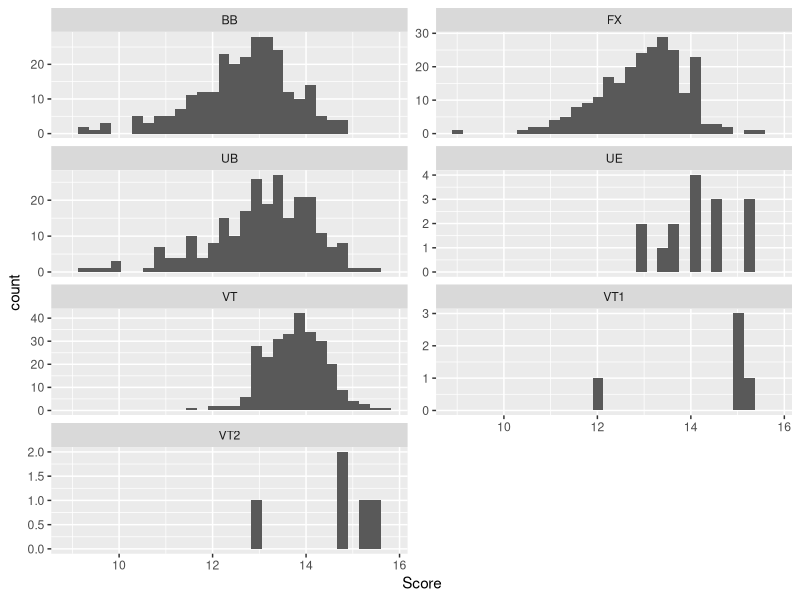
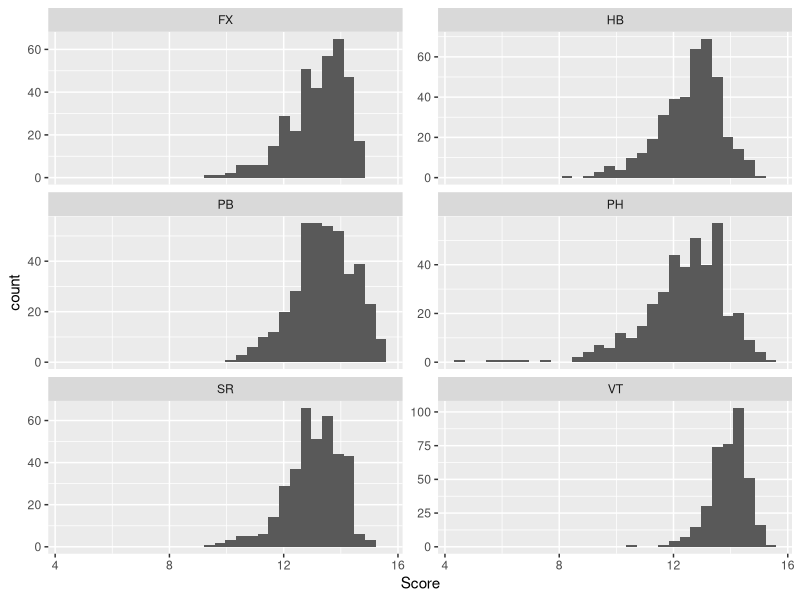
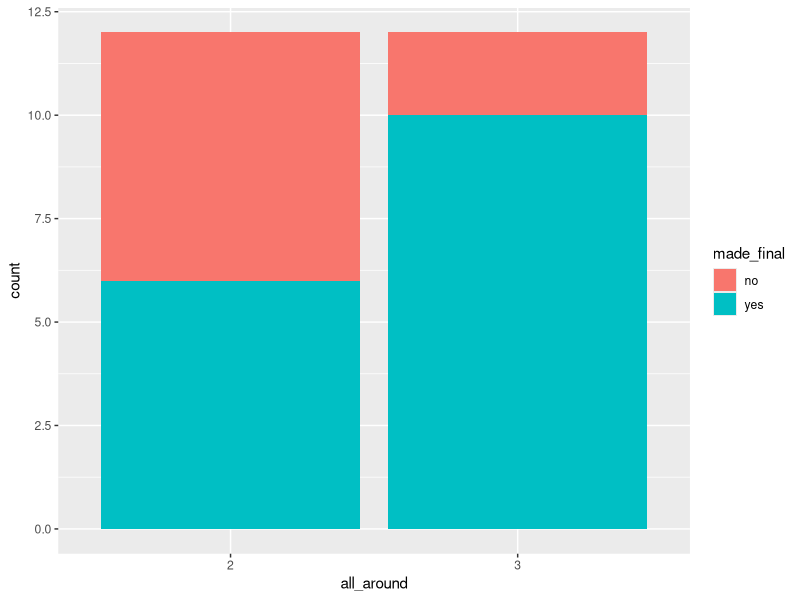
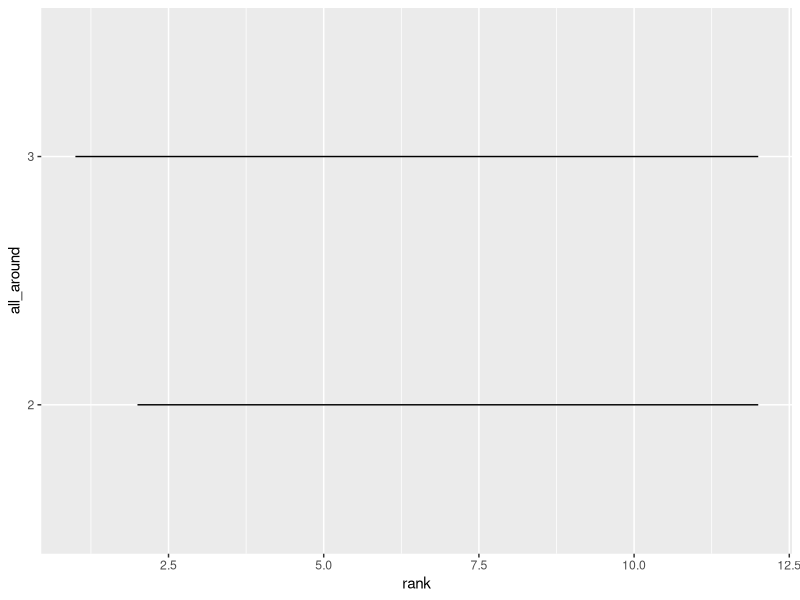
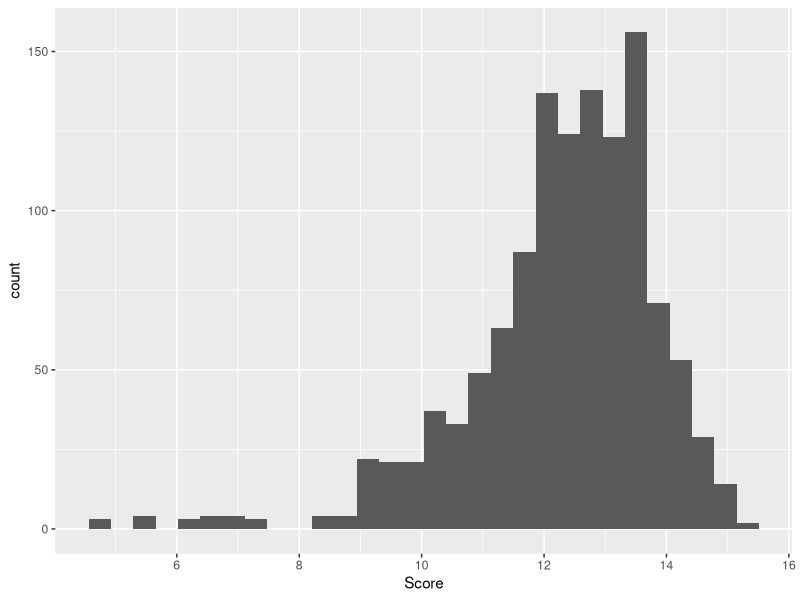

Write the R code that produced these figures, in order.
## ---- chunk 1
#| label: load-libraries

library(readr)
library(tidyverse)
library(dplyr)
library(stringr)
library(lubridate)
## ---- chunk 2
#| label: load-data
data_2022_2023 <- read_csv("Data/data_2022_2023.csv")
data_2017_2021 <- read_csv("Data/data_2017_2021.csv")

#DO NOT CHANGE ORDER

data_2022_2023$Apparatus[data_2022_2023$Apparatus == "VT2"] <- "VT"
data_2022_2023$Apparatus[data_2022_2023$Apparatus == "VT1"] <- "VT"
data_2022_2023$Apparatus[data_2022_2023$Apparatus == "UE"] <- "UB"

data_2022_2023$Penalty[is.na(data_2022_2023$Penalty)] <- 0

#Girls filtering for middle name
data_2022_2023$FirstName[data_2022_2023$FirstName == "Joscelyn Michelle"] <- "Joscelyn"
data_2022_2023$FirstName[data_2022_2023$FirstName == "Nola Rhianne"] <- "Nola"

#Guys filtering for middle name
data_2022_2023$FirstName[data_2022_2023$FirstName == "Taylor Troy"] <- "Taylor"
data_2022_2023$FirstName[data_2022_2023$FirstName == "Joshua Andrew"] <- "Joshua"
data_2022_2023$FirstName[data_2022_2023$FirstName == "Yul Kyung Tae"] <- "Yul"
data_2022_2023$FirstName[data_2022_2023$FirstName == "Curran Michael"] <- "Curran"
data_2022_2023$FirstName[data_2022_2023$FirstName == "Frederick Nathaniel"] <- "Frederick"
data_2022_2023$FirstName[data_2022_2023$FirstName == "Ian Hunter"] <- "Ian"
data_2022_2023$FirstName[data_2022_2023$FirstName == "Shane Michael"] <- "Shane"
data_2022_2023$FirstName[data_2022_2023$FirstName == "Khoi Alexander"] <- "Khoi"

data_2022_2023$FirstName[data_2022_2023$FirstName == "Yunus Emre"] <- "Yunus"

data_2022_2023$FirstName[data_2022_2023$FirstName == "Yuan-Hsi"] <- "Yuan Hsi"

data_2022_2023$FirstName[data_2022_2023$FirstName == "Yu-Jan"] <- "Yu Jan"

data_2022_2023$LastName[data_2022_2023$LastName == "VILLAVERDE MEDEROS"] <- "VILLAVERDE"

data_2022_2023$LastName[data_2022_2023$LastName == "VALENZUELA ASTUDILLO"] <- "VALENZUELA"

data_2022_2023$FirstName[data_2022_2023$FirstName == "Yiseth Eliana"] <- "Yiseth"
data_2022_2023$FirstName[data_2022_2023$FirstName == "Yi-Chen"] <- "Yi Chen"
data_2022_2023$FirstName[data_2022_2023$FirstName == "Yi-Chun"] <- "Yi Chun"

data_2022_2023$FirstName[data_2022_2023$FirstName == "Yefferson Gregorio"] <- "Yefferson"
data_2022_2023$LastName[data_2022_2023$LastName == "ANTON YEGUEZ"] <- "ANTON"

data_2022_2023$LastName[data_2022_2023$LastName == "ANTON YEGUEZ"] <- "ANTON"

data_2022_2023$FirstName[data_2022_2023$FirstName == "Wout Johan Alexander"] <- "Wout"

data_2022_2023$FirstName[data_2022_2023$FirstName == "Wilfry Manuel"] <- "Wilfry"

data_2022_2023$FirstName[data_2022_2023$FirstName == "Wei-Sheng"] <- "Wei Sheng"

data_2022_2023$FirstName[(data_2022_2023$Competition == "BIRMINGHAM 2022 Commonwealth Games") & (is.na(data_2022_2023$LastName))] <- "Kate"

data_2022_2023$LastName[(data_2022_2023$Competition == "BIRMINGHAM 2022 Commonwealth Games") & (is.na(data_2022_2023$LastName))] <- "MCDONALD"

data_2022_2023$FirstName[data_2022_2023$LastName == "SOUZA BITENCOU"] <- "Lucas"
data_2022_2023$LastName[data_2022_2023$LastName == "SOUZA BITENCOU"] <- "BITENCOURT"

data_2022_2023$LastName[data_2022_2023$LastName == "DE JESUS DOS SANTOS"] <- "JESUS SANTOS"

data_2022_2023$FirstName[data_2022_2023$LastName == "JESUS SANT"] <- "Melanie"
data_2022_2023$LastName[data_2022_2023$LastName == "JESUS SANT"] <- "JESUS SANTOS"

data_2022_2023$LastName[data_2022_2023$LastName == "ELPITIYA BADALGE DONA"] <- "GEHANI"
data_2022_2023$FirstName[data_2022_2023$FirstName == "Milka Gehani"] <- "Milka"

data_2022_2023$FirstName[data_2022_2023$LastName == "ELPITIYA BADALG D"] <- "Milka"

data_2022_2023$LastName[data_2022_2023$LastName == "ELPITIYA BADALG D"] <- "GEHANI"

data_2022_2023$FirstName[(data_2022_2023$Competition == "2022 51st FIG Artistic Gymnastics World Championship") & (is.na(data_2022_2023$LastName))] <- "Kate"

data_2022_2023$LastName[(data_2022_2023$Competition == "2022 51st FIG Artistic Gymnastics World Championship") & (is.na(data_2022_2023$LastName))] <- "MCDONALD"

data_2022_2023$FirstName[(data_2022_2023$Competition == "2023 Varna World Challenge Cup") & (is.na(data_2022_2023$LastName))] <- "Daria"

data_2022_2023$LastName[(data_2022_2023$Competition == "2023 Varna World Challenge Cup") & (is.na(data_2022_2023$LastName))] <- "HARTMANN"

data_2022_2023$FirstName[data_2022_2023$LastName == "ABIYURAFI"] <- "Abiyu"
data_2022_2023$LastName[data_2022_2023$LastName == "ABIYURAFI"] <- "Rafi"


#Konnor McClain should not be considered, she has hand surgery

## ---- chunk 3
#| label: usa-filter-data

usa_data_2022_2023 <- data_2022_2023 |>
  filter(`Country` == "USA")

usa_data_2017_2021 <- data_2017_2021 |>
  filter(`Country` == "USA")

data_2022_2023 <- rbind(data_2022_2023, data_2017_2021)

data_2022_2023$Apparatus[data_2022_2023$Apparatus == "VT2"] <- "VT"
data_2022_2023$Apparatus[data_2022_2023$Apparatus == "VT1"] <- "VT"

## ---- chunk 4

# Assuming your dataframe is called data_2022_2023 and the column with dates is "Date"

# Step 1: Create a function to extract the second date from each string
extract_second_date <- function(date_string) {
  parts <- str_extract_all(date_string, "\\d{1,2}\\s[A-Za-z]+\\s\\d{4}")[[1]]
  if (length(parts) == 2) {
    # If there are two dates, return the second one
    return(parts[2])
  } else if (length(parts) == 1) {
    # If there is only one date, return it
    return(parts[1])
  } else {
    return(NA)
  }
}

# Step 2: Apply the function to the Date column and convert to Date objects
data_2022_2023 <- data_2022_2023 %>%
  mutate(
    SecondDateStr = sapply(Date, extract_second_date),
    SecondDate = dmy(SecondDateStr)
  )

# Define the end date
end_date <- dmy("01-01-2024")

# Calculate the number of days from the SecondDate to the end date
data_2022_2023 <- data_2022_2023 %>%
  mutate(
    DaysUntil2024 = as.integer(end_date - SecondDate)
  )

# Inspect the changes
head(data_2022_2023)

## ---- chunk 5
data_2022_2023 <- data_2022_2023 %>%
  group_by(Apparatus, Gender) %>%
  mutate(
    StandardizedScore = (Score - mean(Score, na.rm = TRUE)) / sd(Score, na.rm = TRUE)
  ) %>%
  ungroup()
## ---- chunk 6
final_rows_full <- data_2022_2023[grep("final|Final", data_2022_2023$Round), ]
less_than_180_rows <- data_2022_2023[data_2022_2023$DaysUntil2024 < 180, ]
between_180_540_rows <- data_2022_2023[data_2022_2023$DaysUntil2024 >= 180 & data_2022_2023$DaysUntil2024 <= 540, ]

sampling_data_2022_2023 <- rbind(data_2022_2023, final_rows_full, less_than_180_rows, less_than_180_rows, between_180_540_rows)

sampling_usa_data_2022_2023_f <-  sampling_data_2022_2023 |>
  filter(`Country` == "USA") |>
  filter(Gender == "w")

sampling_usa_data_2022_2023_m <-  sampling_data_2022_2023 |>
  filter(`Country` == "USA") |>
  filter(Gender == "m")
## ---- chunk 7
#Number of simulations
nsimulation <- 1000
## ---- chunk 8
usa_data_2022_2023 <- rbind(usa_data_2022_2023, usa_data_2017_2021)

data_2017_2021 |>
  summarise(mean = mean(Score, na.rm = TRUE))

data_2022_2023 |>
  summarise(mean = mean(Score))

usa_data_2022_2023_f <-  usa_data_2022_2023 |>
  filter(Gender == "w")

usa_data_2022_2023_m <- usa_data_2022_2023 |>
  filter(Gender == "m")

data_2022_2023_f <- data_2022_2023 |>
  filter(Gender == "w")

data_2022_2023_m <- data_2022_2023 |>
  filter(Gender == "m")

ggplot(aes(x= Score), data = usa_data_2022_2023_f) + geom_histogram() + facet_wrap(~Apparatus, scales = "free_y", ncol = 2)

ggplot(aes(x= Score), data = usa_data_2022_2023_m) + geom_histogram() + facet_wrap(~Apparatus, scales = "free_y", ncol = 2)


mean_usa_app <- usa_data_2022_2023_f |>
  group_by(LastName, FirstName, Apparatus) |>
  summarise(mean_score = mean(Score),
            sd_score = sd(Score))

mean_usa_app_men <- usa_data_2022_2023_m |>
  group_by(LastName, FirstName, Apparatus) |>
  summarise(mean_score = mean(Score),
            sd_score = sd(Score))

usa_data_2022_2023_f_BB <- mean_usa_app |>
  filter(Apparatus == "BB") |>
  arrange(desc(mean_score))

usa_data_2022_2023_f_UB <- mean_usa_app |>
  filter(Apparatus == "UB") |>
  arrange(desc(mean_score))

usa_data_2022_2023_f_FX <- mean_usa_app |>
  filter(Apparatus == "FX") |>
  arrange(desc(mean_score))

usa_data_2022_2023_f_VT <- mean_usa_app |>
  filter(Apparatus == "VT") |>
  arrange(desc(mean_score))

mean_usa_app

mean_usa_app_men

usa_data_2022_2023_f_BB
usa_data_2022_2023_f_UB
usa_data_2022_2023_f_FX
usa_data_2022_2023_f_VT

mean_usa_app |>
  group_by(LastName, FirstName) |>
  filter(Apparatus != "VT1",
         Apparatus != "VT2") |>
  summarise(sum = sum(mean_score)) |>
  arrange(desc(sum))

VT_ranks_f <- data_2022_2023_f |>
  group_by(LastName, FirstName, Country, Apparatus) |>
  filter(Apparatus == "VT") |>
  summarise(mean_score = mean(Score),
            sd_score = sd(Score)) |>
  arrange(desc(mean_score)) |>
  head(24)

BB_ranks <- data_2022_2023_f |>
  group_by(LastName, FirstName, Country, Apparatus) |>
  filter(Apparatus == "BB") |>
  summarise(mean_score = mean(Score),
            sd_score = sd(Score)) |>
  arrange(desc(mean_score)) |>
  head(24)

UB_ranks <- data_2022_2023_f |>
  group_by(LastName, FirstName, Country, Apparatus) |>
  filter(Apparatus == "UB") |>
  summarise(mean_score = mean(Score),
            sd_score = sd(Score)) |>
  arrange(desc(mean_score)) |>
  head(24)

FX_ranks_f <- data_2022_2023_f |>
  group_by(LastName, FirstName, Country, Apparatus) |>
  filter(Apparatus == "FX") |>
  summarise(mean_score = mean(Score),
            sd_score = sd(Score)) |>
  arrange(desc(mean_score)) |>
  head(24)

#----------------------------------------------------------

VT_ranks_m <- data_2022_2023_m |>
  group_by(LastName, FirstName, Country, Apparatus) |>
  filter(Apparatus == "VT") |>
  summarise(mean_score = mean(Score),
            sd_score = sd(Score)) |>
  arrange(desc(mean_score)) |>
  head(24)

SR_ranks <- data_2022_2023_m |>
  group_by(LastName, FirstName, Country, Apparatus) |>
  filter(Apparatus == "SR") |>
  summarise(mean_score = mean(Score),
            sd_score = sd(Score)) |>
  arrange(desc(mean_score)) |>
  head(24)

PB_ranks <- data_2022_2023_m |>
  group_by(LastName, FirstName, Country, Apparatus) |>
  filter(Apparatus == "PB") |>
  summarise(mean_score = mean(Score),
            sd_score = sd(Score)) |>
  arrange(desc(mean_score)) |>
  head(24)

FX_ranks_m <- data_2022_2023_m |>
  group_by(LastName, FirstName, Country, Apparatus) |>
  filter(Apparatus == "FX") |>
  summarise(mean_score = mean(Score),
            sd_score = sd(Score)) |>
  arrange(desc(mean_score)) |>
  head(24)

PH_ranks <- data_2022_2023_m |>
  group_by(LastName, FirstName, Country, Apparatus) |>
  filter(Apparatus == "PH") |>
  summarise(mean_score = mean(Score),
            sd_score = sd(Score)) |>
  arrange(desc(mean_score)) |>
  head(24)

HB_ranks <- data_2022_2023_m |>
  group_by(LastName, FirstName, Country, Apparatus) |>
  filter(Apparatus == "HB") |>
  summarise(mean_score = mean(Score),
            sd_score = sd(Score)) |>
  arrange(desc(mean_score)) |>
  head(24)

## ---- chunk 9
## sample 24 times from top 24 athletes mean scores in each apparatus to simulate one "olympics"
## take top 3 scores and those are cutoffs for gold/silver/bronze respectively
# Returns data frame with three rows (gold, silver, bronze) and a column for each simulation
getmedalcutoffs <- function(eventranks, num_simulations = 1000) {
  set.seed(123)
  distribution <- eventranks$mean_score
  cutoffs <- matrix(NA, nrow = 3, ncol = num_simulations)

  for (i in 1:num_simulations) {
    top_three_scores = numeric(0)
    while (length(unique(top_three_scores))<3){
    # Sample 24 times from the distribution
    simulated_scores <- sample(distribution, size = 24, replace = TRUE)

    # Take the top 3 scores
    top_three_scores <- head(sort(simulated_scores, decreasing = TRUE), 3)
    }
    # Set the cutoffs for gold, silver, and bronze in the matrix
    cutoffs[, i] <- top_three_scores
  }

  # Convert the matrix to a data frame
  cutoffs_df <- as.data.frame(cutoffs)
  names(cutoffs_df) <- paste0("Simulation_", 1:num_simulations)

  return(cutoffs_df)
}

## ---- chunk 10
# vaultcutoffs <- getmedalcutoffs(VT_ranks)
## ---- chunk 11
calculatePodiumPercentages <- function(usa, thresholds) {
  # Number of USA gymnasts
  num_USAgymnasts <- nrow(usa)
  
  # Initialize an empty dataframe for the results
  results <- data.frame(
    firstName = usa[, 1],
    lastName = usa[, 2],
    thirdPlace = numeric(num_USAgymnasts),
    secondPlace = numeric(num_USAgymnasts),
    firstPlace = numeric(num_USAgymnasts),
    stringsAsFactors = FALSE
  )
  
  # Iterating over each set of scores to give medals
  for (i in 1:1000) { ## THIS IS NOT A SIM
    # Extract the scores for the ith sample
    sample_scores <- df[, i + 2]
    
    # Rank the scores
    ranks <- rank(-sample_scores, ties.method = "min")
    
    # Update the count for first, second, and third places
    results$firstPlace <- results$firstPlace + (ranks == 1)
    results$secondPlace <- results$secondPlace + (ranks == 2)
    results$thirdPlace <- results$thirdPlace + (ranks == 3)
  }

  # Convert counts to percentages
  results$firstPlace <- (results$firstPlace / 1000) * 100
  results$secondPlace <- (results$secondPlace / 1000) * 100
  results$thirdPlace <- (results$thirdPlace / 1000) * 100

  # Sort the dataframe by firstPlace in descending order
  results <- results[order(-results$firstPlace), ]
  
  return(results)
}
## ---- chunk 12
#breakdown of teams qualifying rank

tb_2016_f <- data.frame(rank = c(1, 2, 3, 4, 5, 6, 7, 8, 9, 10, 11, 12),
                      country = c("USA", "CHN", "RUS", "GBR", "BRA", "GER", "JPN", "NED", "CAN", "ITA", "FRA", "BEL"),
                      all_around = c(3, 2, 3, 2, 3, 2, 3, 3, 2, 2, 3, 2))

tb_2016_f <- tb_2016_f |>
  mutate(year = "2016",
         made_final = ifelse(rank <= 8, "yes", "no"),
         gender = "F")

tb_2016_m <- data.frame(rank = c(1, 2, 3, 4, 5, 6, 7, 8, 9, 10, 11, 12),
                      country = c("CHN", "USA", "RUS", "JPN", "GBR", "BRA", "UKR", "GER", "SUI", "NED", "KOR", "FRA"),
                      all_around = c(2, 2, 3, 2, 3, 3, 2, 2, 3, 3, 1, 2))

tb_2016_m <- tb_2016_m |>
  mutate(year = "2016",
         made_final = ifelse(rank <= 8, "yes", "no"),
         gender = "M")

tb_2012_f <- data.frame(rank = c(1, 2, 3, 4, 5, 6, 7, 8, 9, 10, 11, 12),
                      country = c("USA", "RUS", "CHN", "ROU", "GBR", "JPN", "ITA", "CAN", "GER", "AUS", "FRA", "BRA"),
                      all_around = c(3, 3, 3, 2, 3, 2, 3, 2, 2, 2, 2, 3))

tb_2012_f <- tb_2012_f |>
  mutate(year = "2012",
         made_final = ifelse(rank <= 8, "yes", "no"),
         gender = "F")

tb_2012_m <- data.frame(rank = c(1, 2, 3, 4, 5, 6, 7, 8, 9, 10, 11, 12),
                      country = c("USA", "RUS", "GBR", "GER", "JPN", "CHN", "UKR", "FRA", "ESP", "ROU", "ITA", "KOR"),
                      all_around = c(2, 2, 2, 3, 3, 1, 3, 1, 3, 1, 3, 1))

tb_2012_m <- tb_2012_m |>
  mutate(year = "2012",
         made_final = ifelse(rank <= 8, "yes", "no"),
         gender = "M")

tb_f <- rbind(tb_2016_f, tb_2012_f) |>
  mutate(all_around = as.character(all_around))

ggplot(data = tb_f, aes(x = all_around, fill = made_final)) +
  geom_bar()

ggplot(data = tb_f, aes(y = all_around, x = rank)) +
  geom_line()

sampling_usa_data_2022_2023_m |>
  filter(Apparatus == 'PH') |>
  ggplot(aes(x=Score)) +
  geom_histogram()
## ---- chunk 13
# write.csv(overall_women, '/Users/christophertsai/Downloads/Competition Dataframes/overall_women.csv', row.names=FALSE)
